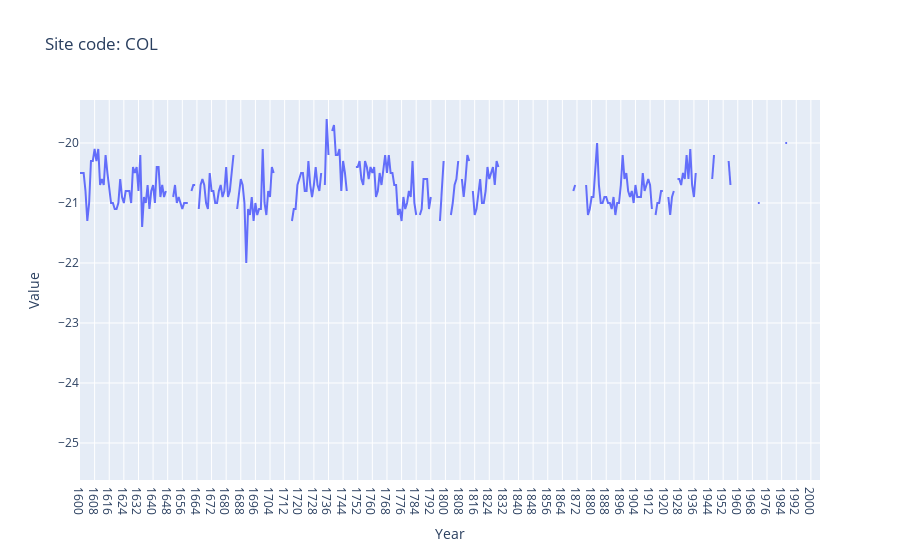
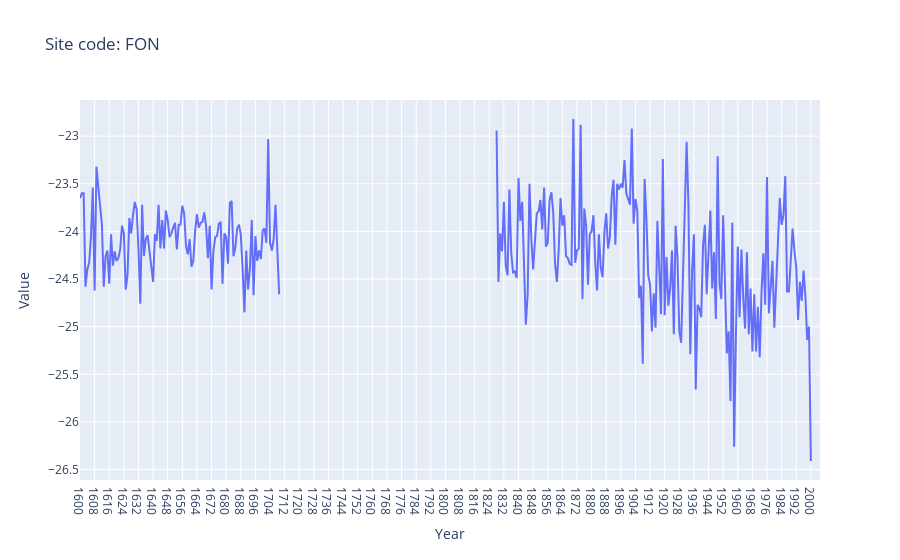

Source (notebook cell) for these figures, in order:
### Code cell
for i in l_hard_review:
    aux = df_data[df_data['site_code'] == i].reset_index(drop=True)
    fig = px.line(aux, x='Year', y='Value', title=f'Site code: {i}')
    fig.show()

### Figure 1 — Plotly figure (JSON) as saved in the notebook; plotly's stock layout.template omitted (floating-point values rounded to 4 significant figures; data arrays with more than 128 entries replaced by an {"elided": "..."} marker saying what was removed)
{"data": [{"hovertemplate": "Year=%{x}<br>Value=%{y}<extra></extra>", "legendgroup": "", "line": {"color": "#636efa", "dash": "solid"}, "marker": {"symbol": "circle"}, "mode": "lines", "name": "", "orientation": "v", "showlegend": false, "type": "scatter", "x": {"elided": "406 str values"}, "xaxis": "x", "y": {"elided": "406 float values"}, "yaxis": "y"}], "layout": {"legend": {"tracegroupgap": 0}, "title": {"text": "Site code: COL   "}, "xaxis": {"anchor": "y", "domain": [0, 1], "title": {"text": "Year"}}, "yaxis": {"anchor": "x", "domain": [0, 1], "title": {"text": "Value"}}}}

### Figure 2 — Plotly figure (JSON) as saved in the notebook; plotly's stock layout.template omitted (floating-point values rounded to 4 significant figures; data arrays with more than 128 entries replaced by an {"elided": "..."} marker saying what was removed)
{"data": [{"hovertemplate": "Year=%{x}<br>Value=%{y}<extra></extra>", "legendgroup": "", "line": {"color": "#636efa", "dash": "solid"}, "marker": {"symbol": "circle"}, "mode": "lines", "name": "", "orientation": "v", "showlegend": false, "type": "scatter", "x": {"elided": "406 str values"}, "xaxis": "x", "y": {"elided": "406 float values"}, "yaxis": "y"}], "layout": {"legend": {"tracegroupgap": 0}, "title": {"text": "Site code: FON "}, "xaxis": {"anchor": "y", "domain": [0, 1], "title": {"text": "Year"}}, "yaxis": {"anchor": "x", "domain": [0, 1], "title": {"text": "Value"}}}}
